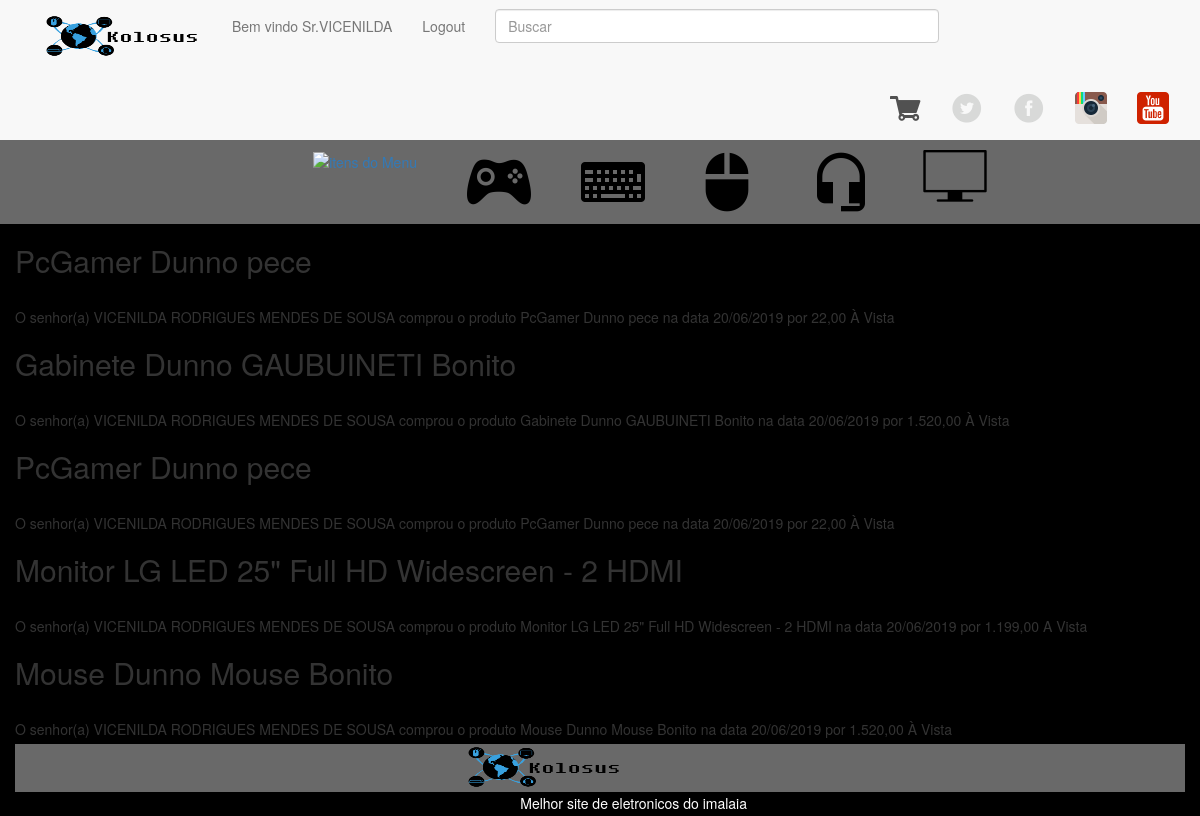
The page /index.php?url=listaComprado (signed in) on the database its author committed.
### tables this page shows
CREATE TABLE IF NOT EXISTS `finalizar_compra` (
  `id` int(11) NOT NULL AUTO_INCREMENT,
  `nome_comprador` varchar(255) DEFAULT NULL,
  `email_comprador` varchar(255) DEFAULT NULL,
  `id_produto_comprado` int(11) DEFAULT NULL,
  `produto_comprado` varchar(255) DEFAULT NULL,
  `meio_pagamento` varchar(255) DEFAULT NULL,
  `valor_total` varchar(255) DEFAULT NULL,
  `data_compra` varchar(255) DEFAULT NULL,
  PRIMARY KEY (`id`)
);

### listaComprado.php (the view, shortened to what this page needs)
<?php
$user=$_SESSION['kolosus']['nome'];
$queryComprado="SELECT * FROM finalizar_compra WHERE nome_comprador='$user'";
$exeQrComprado=$conectar->query($queryComprado)or die(mysql_error());
while($comprado=$exeQrComprado->fetch_assoc()){
    ?>
<div class="ListaDeProdutosS">
    <div class="titulo_descri qq">
        <h2 class="H-titulo">
            <?php echo $comprado['produto_comprado'];?>
        </h2>
        <br>
        <span class="H-subititulo">
            <?php echo 'O senhor(a) '.$comprado['nome_comprador'].' comprou o produto '.$comprado['produto_comprado'].' na data '.$comprado['data_compra'].' por ';
            $compradoV = $comprado['valor_total'];$compradoV = number_format($compradoV,'2',',','.');
            echo $compradoV.' '.$comprado['meio_pagamento']?>
        </span>
    </div>
</div>
<?php
}

### css/estilo.css (style rules this page uses)
body { margin:0; background-color:black; }
.body { background-color:black; }

### rows shown on the page
finalizar_compra: produto_comprado "PcGamer Dunno pece", nome_comprador "VICENILDA RODRIGUES MENDES DE SOUSA", data_compra "20/06/2019", valor_total "22,00", meio_pagamento "À Vista"
finalizar_compra: produto_comprado "Gabinete Dunno GAUBUINETI Bonito", nome_comprador "VICENILDA RODRIGUES MENDES DE SOUSA", data_compra "20/06/2019", valor_total "1.520,00", meio_pagamento "À Vista"
finalizar_compra: produto_comprado "PcGamer Dunno pece", nome_comprador "VICENILDA RODRIGUES MENDES DE SOUSA", data_compra "20/06/2019", valor_total "22,00", meio_pagamento "À Vista"
finalizar_compra: produto_comprado "Monitor LG LED 25\" Full HD Widescreen - 2 HDMI", nome_comprador "VICENILDA RODRIGUES MENDES DE SOUSA", data_compra "20/06/2019", valor_total "1.199,00", meio_pagamento "A Vista"
finalizar_compra: produto_comprado "Mouse Dunno Mouse Bonito", nome_comprador "VICENILDA RODRIGUES MENDES DE SOUSA", data_compra "20/06/2019", valor_total "1.520,00", meio_pagamento "À Vista"

### other values the page prints
lmWord($_SESSION['kolosus']['nome'],12) "VICENILDA"
